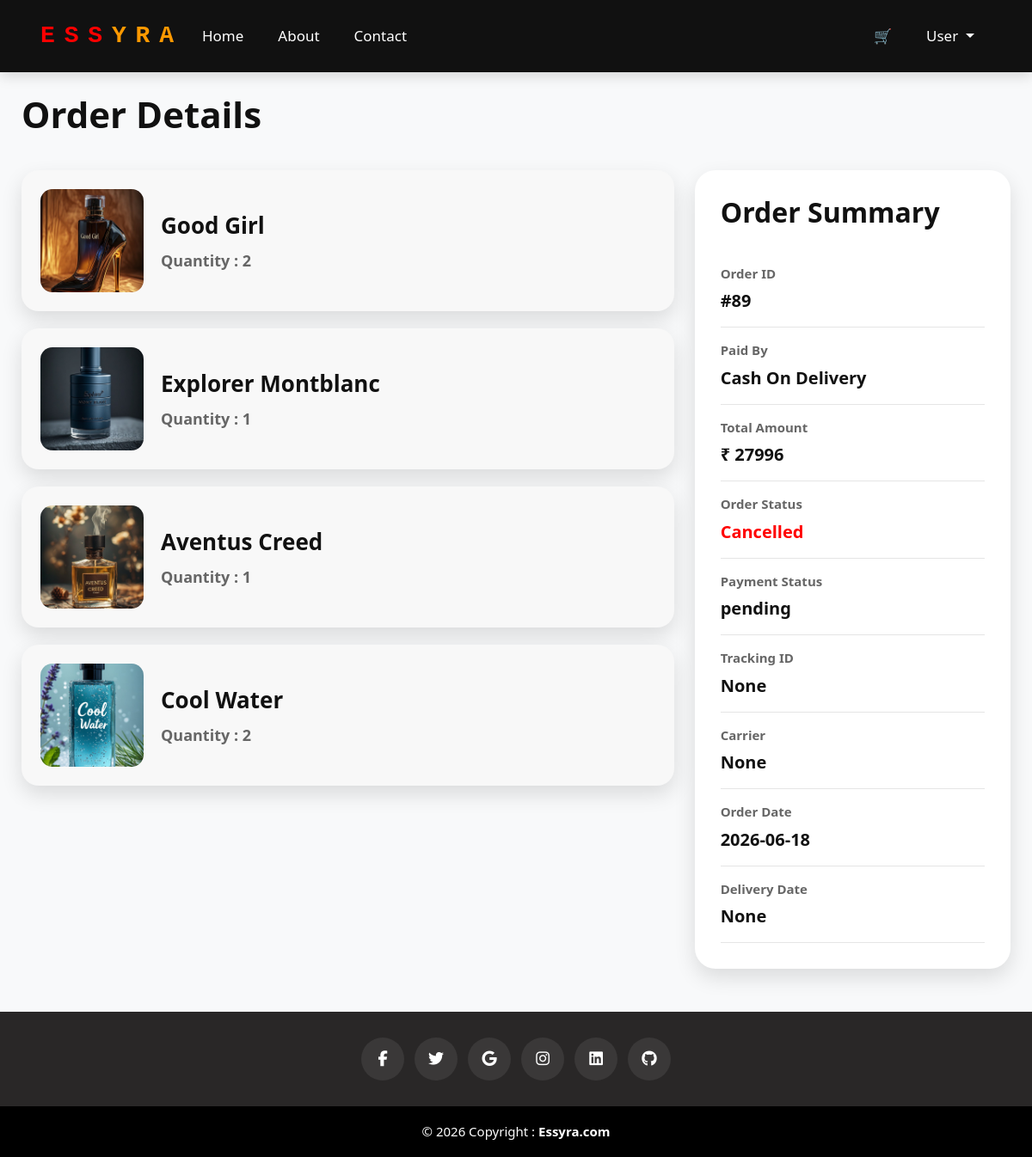
Screenshot of /orderdetails/89 with the database file from the repository.
### user/models.py (models this page shows)
class OrderItem(models.Model):
    order=models.ForeignKey(Order,on_delete=models.CASCADE)
    product=models.ForeignKey(perfume,on_delete=models.CASCADE)
    quantity=models.IntegerField()
    price=models.IntegerField()

class Order(models.Model):
    user=models.ForeignKey(User,on_delete=models.CASCADE)
    totalamount=models.IntegerField()
    paymentmethod=models.CharField(max_length=50)
    paymentstatus=models.CharField(max_length=50,default='pending')
    orderstatus=models.CharField(max_length=50,default='pending')
    Carrier=models.CharField(max_length=100,null=True,blank=True)
    trackingid=models.CharField(max_length=100,null=True,blank=True)
    orderdate=models.CharField(max_length=50)
    deliverydate=models.CharField(max_length=50,null=True,blank=True)

### manager/models.py (models this page shows)
class perfume(models.Model):
    perfumename=models.CharField(max_length=100)
    perfumebrand=models.CharField(max_length=100)
    perfume_details=models.CharField(max_length=500)
    perfume_price=models.IntegerField()
    perfume_image=models.FileField(upload_to='cover')
    perfume_stock=models.IntegerField()
    perfume_scent=models.CharField(max_length=50)
    perfume_volume=models.CharField(max_length=50)
    perfume_category=models.ForeignKey(category,on_delete=models.CASCADE)

### user/views.py (the view)
# urls.py: path('orderdetails/<int:id>',views.orderdetails,name='orderdetails'),
def orderdetails(request,id):
    t=get_object_or_404(Order,id=id)
    g=OrderItem.objects.filter(order_id=id)
    return render(request,'user/orderdetails.html',{'data':t,'data1':g})

### template/user/orderdetails.html (shortened to what this page needs)
{% extends 'common/base3.html' %}
{% block content %}
<div class="container order-container ">
    <h2 class="page-title mt-2 page" style="padding-top: 10px;">Order Details</h2>
    <div class="row g-4">
        <div class="col-lg-8">
            {% if data1 %}
                {% for i in data1 %}
                <div class="custom-card item-card">
                    <div class="item-box">
                        <img src="{{i.product.perfume_image.url}}"
                             alt=""
                             class="item-img">
                        <div>
                            <div class="item-name">
                                {{i.product.perfumename}}
                            </div>
                            <div class="item-qty">
                                Quantity : {{i.quantity}}
                            </div>
                        </div>
                    </div>
                </div>
                {% endfor %}
            {% else %}
                <p class="empty-text">No Orders Placed</p>
            {% endif %}
        </div>
        <div class="col-lg-4">
            <div class="custom-card order-summary">
                <h3 class="summary-title">Order Summary</h3>
                <div class="summary-box">
                    <div class="summary-label">Order ID</div>
                    <div class="summary-value">#{{data.id}}</div>
                </div>
                <div class="summary-box">
                    <div class="summary-label">Paid By</div>
                    <div class="summary-value">{{data.paymentmethod}}</div>
                </div>
                <div class="summary-box">
                    <div class="summary-label">Total Amount</div>
                    <div class="summary-value">₹ {{data.totalamount}}</div>
                </div>
                <div class="summary-box">
                    <div class="summary-label">Order Status</div>
                    <div class="summary-value
                    {% if data.orderstatus == 'pending' %}
                        pending
                    {% elif data.orderstatus == 'delivered' %}
                        delivered
                    {% else %}
                        cancelled
                    {% endif %}
                    ">
                        {{data.orderstatus}}
                    </div>
                </div>
                <div class="summary-box">
                    <div class="summary-label">Payment Status</div>
                    <div class="summary-value">{{data.paymentstatus}}</div>
                </div>
                <div class="summary-box">
                    <div class="summary-label">Tracking ID</div>
                    <div class="summary-value">{{data.trackingid}}</div>
                </div>
                <div class="summary-box">
                    <div class="summary-label">Carrier</div>
                    <div class="summary-value">{{data.Carrier}}</div>
                </div>
                <div class="summary-box">
                    <div class="summary-label">Order Date</div>
                    <div class="summary-value">{{data.orderdate}}</div>
                </div>
                <div class="summary-box">
                    <div class="summary-label">Delivery Date</div>
                    <div class="summary-value">{{data.deliverydate}}</div>
                </div>
            </div>
        </div>
    </div>
</div>
{% endblock %}

### template/common/base3.html (style rules this page uses)
body { background-color:#ffffff; overflow-x:hidden; }
@media (min-width:992px) and (max-width:1439px) { body { padding-top:90px; } }

### template/user/orderdetails.html (style rules this page uses)
body { background-color:#f8f9fa; padding-top: 40px; }
.order-container { min-height:75vh; padding:40px 15px; }
.page-title { font-size:36px; font-weight:700; margin-bottom:35px; color:#111; }
.custom-card { background-color:#ffffff; border-radius:22px; box-shadow:0 10px 25px rgba(0,0,0,0.12); padding:25px; }
.item-card { background-color:#f8f8f8; border-radius:18px; padding:18px; margin-bottom:20px; transition:0.3s; }
.item-box { display:flex; align-items:center; gap:20px; }
.item-img { width:100px; height:100px; object-fit:cover; border-radius:14px; }
.item-name { font-size:22px; font-weight:700; color:#111; }
.item-qty { margin-top:8px; font-size:16px; font-weight:600; color:#666; }
.order-summary { position:sticky; top:100px; }
.summary-title { font-size:28px; font-weight:700; margin-bottom:25px; color:#111; }
.summary-box { border-bottom:1px solid #e5e5e5; padding:15px 0; }
.summary-label { font-size:14px; font-weight:600; color:#666; margin-bottom:6px; }
.summary-value { font-size:18px; font-weight:700; color:#111; word-break:break-word; }
.cancelled { color:red; }
@media (min-width:992px) and (max-width:1439px) { .order-container { max-width:1400px; padding:50px 25px; } }
@media (min-width:992px) and (max-width:1439px) { .page-title { font-size:42px; margin-bottom:40px; } }
@media (min-width:992px) and (max-width:1439px) { .custom-card { padding:30px; border-radius:24px; } }
@media (min-width:992px) and (max-width:1439px) { .item-card { padding:22px; border-radius:20px; } }
@media (min-width:992px) and (max-width:1439px) { .item-img { width:120px; height:120px; } }
@media (min-width:992px) and (max-width:1439px) { .item-name { font-size:26px; } }
@media (min-width:992px) and (max-width:1439px) { .item-qty { font-size:18px; } }
@media (min-width:992px) and (max-width:1439px) { .summary-title { font-size:32px; } }
@media (min-width:992px) and (max-width:1439px) { .summary-label { font-size:15px; } }
@media (min-width:992px) and (max-width:1439px) { .summary-value { font-size:20px; } }

### rows the page displays
OrderItem: product.perfume_image (picture), product.perfumename "Good Girl", quantity "2"
OrderItem: product.perfume_image (picture), product.perfumename "Explorer Montblanc", quantity "1"
OrderItem: product.perfume_image (picture), product.perfumename "Aventus Creed", quantity "1"
OrderItem: product.perfume_image (picture), product.perfumename "Cool Water", quantity "2"
Order: id "89", paymentmethod "Cash On Delivery", totalamount "27996", orderstatus "Cancelled", paymentstatus "pending", trackingid "None", Carrier "None", orderdate "2026-06-18", deliverydate "None"
